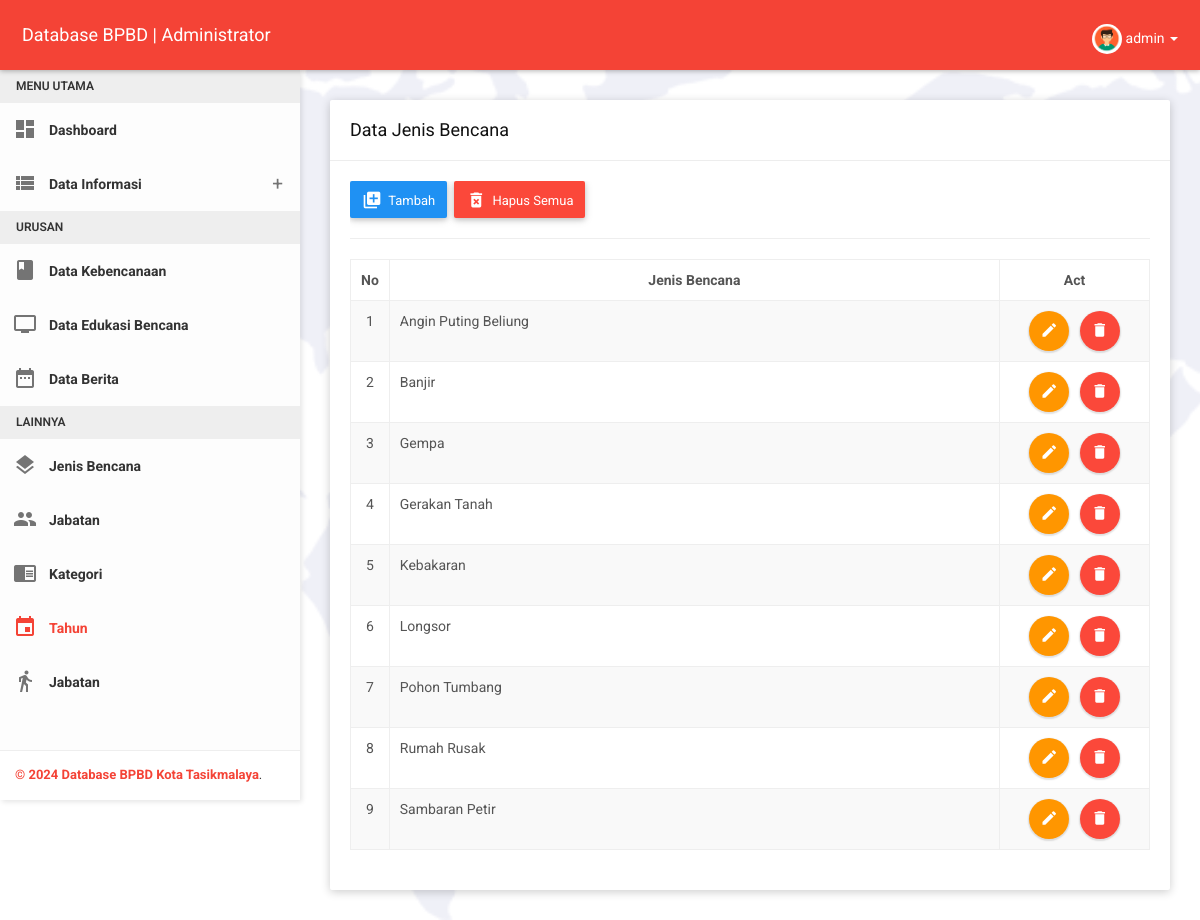
The page /administrator/pages/jenis/jenis-bencana.php (signed in) on the database its author committed.
### tables this page shows
CREATE TABLE `bencana` (
  `id_bencana` varchar(255) NOT NULL,
  `bencana` varchar(255) NOT NULL
);

### administrator/pages/jenis/jenis-bencana.php (the view, shortened to what this page needs)
<?php
include('../includes/config.php');
if(strlen($_SESSION['alogin'])==0){
header('location: ../../module=login');
} else{
?>
<!DOCTYPE html>
<html>
<head>
    <?php include ('../includes/head.php'); ?>
</head>
<body class="theme-red">
    <?php include ('../includes/header.php'); ?>
    <section>
        <?php include ('../includes/sidebar.php'); ?>
    </section>
    <section class="content">
        <div class="container-fluid">
            <div class="row clearfix">
                <div class="col-lg-12 col-md-12 col-sm-12 col-xs-12">
                    <div class="card">
                        <div class="header">
                            <h2>
                                Data Jenis Bencana
                            </h2>
                        </div>
                        <div class="body">
                            <div class="table-responsive">
								<button type="button" class="btn btn-primary waves-effect" data-toggle="modal" data-target="#inputModal">
                                    <i class="material-icons">library_add</i>
                                    <span>Tambah</span>
                                </button>&nbsp;
								<button type="button" class="btn btn-danger waves-effect" onclick="deleteall()">
									<i class="material-icons">delete_forever</i>
									<span>Hapus Semua</span>
								</button><hr>
								<table class="display table table-striped table-bordered table-hover" width="100%" id="example-table" cellspacing="0">
									<thead>
										<tr>
											<th class="text-center" width="12px">No</th>
											<th class="text-center">Jenis Bencana</th>
											<th class="text-center" width="150px">Act</th>
										</tr>
									</thead>
									<tbody>
										<?php
											$nomor=0;
											$sqlkat = "SELECT * FROM bencana ORDER BY bencana ASC";
											$querykat = mysqli_query($koneksidb,$sqlkat);
											while ($result = mysqli_fetch_array($querykat)){
												$nomor++;
										?>
										<tr>
											<td align="center"><?php echo $nomor;?></td>
											<td><?php echo htmlentities($result['bencana']);?></td>
											<td class="text-center">
												<button type="button" class="btn btn-warning btn-circle waves-effect waves-circle waves-float"
														data-toggle="modal" data-target="#editModal<?php echo htmlentities($result['id_bencana']);?>">
													<i class="material-icons">mode_edit</i>
												</button>&nbsp;&nbsp;
												<button type="button" class="btn btn-danger btn-circle waves-effect waves-circle waves-float"
														onclick="Swal.fire({
															icon: 'warning',
															title: 'Sure',
															text: 'Apakah Kamu Yakin Akan Menghapusnya ?',
															showCancelButton: true,
															confirmButtonText: 'Ya Hapus',
																}).then((result) => {
																if (result.isConfirmed) {
																window.location = 'jenis-bencana-del.php?id=<?php echo htmlentities($result['id_bencana']);?>';
																}
															})">
													<i class="material-icons">delete</i>
												</button>
											</td>
										</tr>
											<?php }?>
									</tbody>
								</table>
							</div>
							</div>
                        </div>
                    </div>
                </div>
            </div>
	</section>
</body>
</html>
<?php }?>

### administrator/pages/includes/header.php (shortened to what this page needs)
<nav class="navbar">
	<div class="container-fluid">
		<div class="navbar-header">
			<a class="navbar-brand" href="../../module=dashboard">Database BPBD | Administrator</a>
		</div>
		<div class="collapse navbar-collapse" id="navbar-collapse">
			<ul class="nav navbar-nav navbar-right">
				<li class="pull-right">
					<?php
						$id=$_SESSION['alogin'];
						$sql ="SELECT * FROM administrator WHERE id_administrator='$id'";
						$query = mysqli_query($koneksidb,$sql);
							while($results = mysqli_fetch_array($query)){
					?>
					<a href="javascript:void(0);" class="dropdown-toggle" data-toggle="dropdown" role="button">
						<img src="../../images/pictures/<?php echo $results['foto']; ?>" style="object-fit: cover; border-radius: 50%; height: 30px; width: 30px;" alt="User">
						<?php echo $results['username']; ?> <span class="caret"></span>
					</a>
					<?php }?>
				</li>
			</ul>
		</div>
	</div>
</nav>

### administrator/css/themes/all-themes.css (style rules this page uses)
.theme-red .navbar-brand { color: #fff; }
.theme-red .nav > li > a { color: #fff; }

### rows shown on the page
bencana: bencana "Angin Puting Beliung"
bencana: bencana "Banjir"
bencana: bencana "Gempa"
bencana: bencana "Gerakan Tanah"
bencana: bencana "Kebakaran"
bencana: bencana "Longsor"
bencana: bencana "Pohon Tumbang"
bencana: bencana "Rumah Rusak"
bencana: bencana "Sambaran Petir"

### other values the page prints
$results['username'] "admin"
